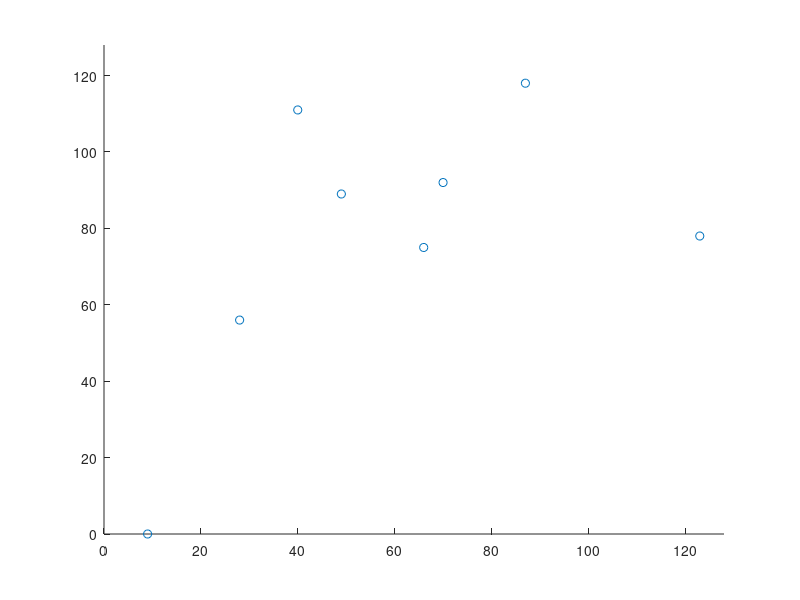

The MATLAB script that drew this image: (Note: this script raises an error after producing the figure.)
% Particle Mesh code for Astro class by MEEEE Ed Schenk  Mar. 30 2018

% Set number of particles and grid cells
Np = 8;
Ng = 128;

% Set some variables
mp = 1;
Omega = 1;
OmegaM = 1;
a = 1;
H0 = 1;
G = 1;
rho0 = 1;
%rho0 = (3*H0^2/(8*pi*G))*OmegaM;

% Declare position and velocity arrays for each particle
x = zeros(Np,1);
y = zeros(Np,1);
z = zeros(Np,1);

vx = zeros(Np,1);
vy = zeros(Np,1);
vz = zeros(Np,1);

% Declaring density and potential arrays for each grid point
rho = zeros(Ng,Ng,Ng);
phi = zeros(Ng,Ng,Ng);
phik= zeros(Ng,Ng,Ng);
% Declaring Green's function
Gr = zeros(Ng,Ng,Ng);

% Let's use Nearest Grid Point (NGP) method
% setting random particle positons

x = Ng*rand(Np,1);
y = Ng*rand(Np,1);
z = Ng*rand(Np,1);

% Plotting initial points
%scatter3(x,y,z)
axis([0 Ng 0 Ng 0 Ng])
hold on

% Round to get nearest grid points
i = mod(round(x), Ng);
j = mod(round(y), Ng);
k = mod(round(z), Ng);

% Placing each point into the density array
for n = 1:Np
    rho(i(n)+1,j(n)+1,k(n)+1)= rho(i(n)+1,j(n)+1,k(n)+1) + 1;
end

% Average density
rhoav = mean(rho(:));

deltax = rho - 1;

% Plotting nearest grid points
scatter3(i,j,k);
hold off

% Start solving the discretized Poisson Equation
% Need to solve in k-space
% Get the overdensity in k-space
deltak = fftn(deltax);

% Determine green's function array
for l = 1:Ng
    for m = 1:Ng
        for n = 1:Ng
            if (l==1)&&(m==1)&&(n==1)
                Gr(1,1,1)=0;
            else
                Gr(l,m,n)= -(1/(sin(pi*(l-1)/Ng)^2+sin(pi*(m-1)/Ng)^2+sin(pi*(n-1)/Ng)^2));
            end
        end
    end
end

% Finding phi in fourier space
for l = 1:Ng
    for m = 1:Ng
        for n = 1:Ng
            phik(m,l,n)= Gr(l,m,n)*deltak(l,m,n);
        end
    end
end

% Now we FFT phik back to configuration space to get phi
phi = circshift(circshift(circshift(...  Shifting is to align the potential field to the mass positions
    real( ...   potential must be real
    ifftn(phik) ...
    ),-1,1),-1,2),-1,3);

%plotting bullshit
contourslice(phi,i,j,k)
view(3)
grid on

